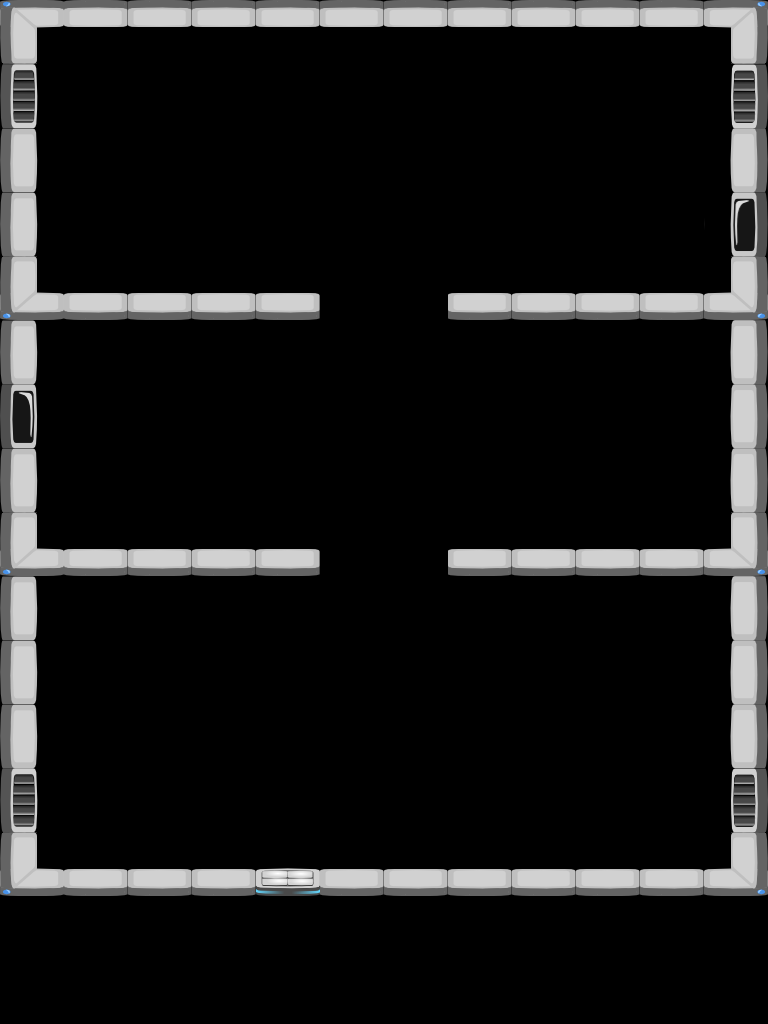

Rendered tile map (Tiled .tmx) drawn with the repository's tilesets; below, a short description and the map source with its tile grids summarised:
An orthogonal 12x16 tile map with 64x64 px tiles, 1 tile layer (Tiles) and 15 objects (2x wall6, Spawn Point, gui, wall2, wall1, ...).

<map version="1.0" orientation="orthogonal" width="12" height="16" tilewidth="64" tileheight="64">
 <tileset firstgid="1" name="tiles3" tilewidth="64" tileheight="64">
  <image source="tiles3.png" width="640" height="640" />
 </tileset>
 <layer name="Tiles" width="12" height="16">
  <data>[192 cells, 64 non-empty, 13 distinct tile ids]</data>
 </layer>
 <objectgroup name="Objects" width="12" height="16">
  <object name="Spawn Point" x="406" y="800" width="27" height="32" />
  <object name="gui" x="0" y="896" width="768" height="128" />
 </objectgroup>
 <objectgroup name="Walls" width="12" height="16">
  <object name="wall2" x="32" y="870" width="704" height="26" />
  <object name="wall1" x="736" y="0" width="32" height="896" />
  <object name="wall3" x="0" y="0" width="32" height="896" />
  <object name="wall0" x="32" y="0" width="704" height="22" />
  <object name="wall4" x="32" y="294" width="288" height="26" />
  <object name="wall5" x="448" y="294" width="288" height="26" />
  <object name="wall7" x="32" y="550" width="288" height="26" />
  <object name="wall6" x="448" y="550" width="288" height="26" />
  <object name="wall6" x="448" y="550" width="288" height="26" />
 </objectgroup>
 <objectgroup name="Enemies" width="12" height="16">
  <object name="enemy0" x="77" y="207" width="24" height="23" />
  <object name="enemy1" x="665" y="204" width="24" height="23" />
  <object name="enemy3" x="665" y="457" width="24" height="23" />
  <object name="enemy2" x="81" y="464" width="24" height="23" />
 </objectgroup>
</map>